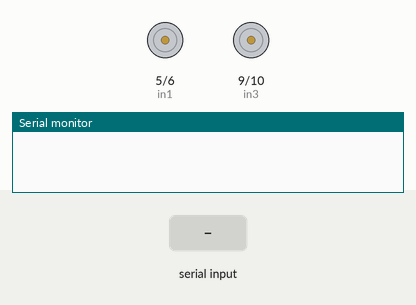
This sketch was run on a simulated Arduino Uno, built with avr-gcc and run on an emulated ATmega328P. Shown: motor-driver pin pairs drawn as motors (green arrow = first pin HIGH = forward, orange = second pin HIGH = backward, longer = more drive), the last lines printed to the serial monitor. The test bench sets the inputs (shaded band).

Above: at 1.4 s.
1.5 s: "f" received over the second serial link
At 1.9 s:
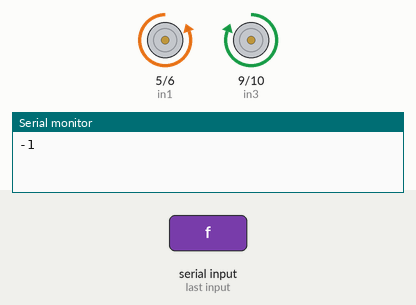
3.0 s: "b" received over the second serial link
At 4.2 s:
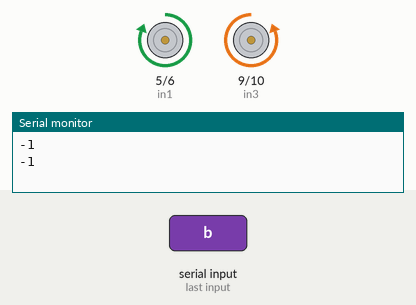
4.5 s: "l" received over the second serial link
At 5.4 s:
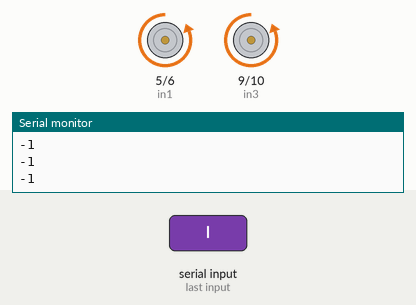
6.0 s: "r" received over the second serial link
At 6.6 s:
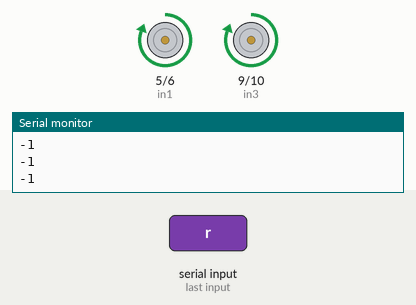
7.5 s: "s" received over the second serial link
At 7.8 s:
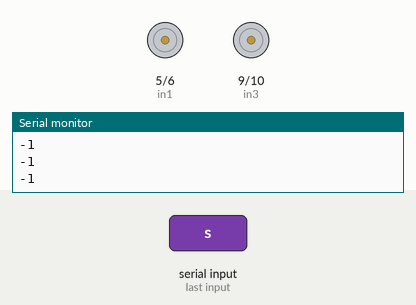
Timing chart, 0 to 10.0 s (numbered marks = the images above; inputs shaded):
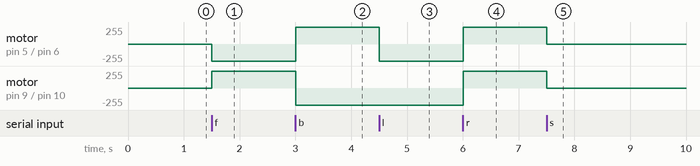

Measured:
- after the input at 1.5 s, motor on pin 5 (in1) / pin 6 (in2): stopped → backward 255/255 at once; motor on pin 9 (in3) / pin 10 (in4): stopped → forward 255/255 at once
- after the input at 3.0 s, motor on pin 5 (in1) / pin 6 (in2): backward 255/255 → forward 255/255 at once; motor on pin 9 (in3) / pin 10 (in4): forward 255/255 → backward 255/255 at once
- after the input at 4.5 s, motor on pin 5 (in1) / pin 6 (in2): forward 255/255 → backward 255/255 at once
- after the input at 6.0 s, motor on pin 5 (in1) / pin 6 (in2), motor on pin 9 (in3) / pin 10 (in4): backward 255/255 → forward 255/255 at once
- after the input at 7.5 s, motor on pin 5 (in1) / pin 6 (in2), motor on pin 9 (in3) / pin 10 (in4): forward 255/255 → stopped at once

The sketch:

Gesture_Controlled_Robot_Robot_Code.ino
```cpp
#include <SoftwareSerial.h>
SoftwareSerial BT_Serial(2, 3); // RX, TX

#define in1 5 //Motor1 L298 Pin in1
#define in2 6 //Motor1 L298 Pin in1
#define in3 9 //Motor2 L298 Pin in1
#define in4 10 //Motoe2 L298 Pin in1

char bt_data; //variable to receive data from the serial port
int Speed = 150; //Write the Duty Cycle 0 to 255 Enable Pins for Motor Speed

void setup() {
  // put your setup code here, to run once:

Serial.begin(115200); //start serial communicartiosn at 9600bps
BT_Serial.begin(38400);

pinMode(in1, OUTPUT); //declare as output for L298 Pin in1
pinMode(in2, OUTPUT); //declare as output for L298 Pin in2
pinMode(in3, OUTPUT); //declare as output for L298 Pin in3
pinMode(in4, OUTPUT); //declare as output for L298 Pin in4

delay(200);
}

void loop() {
  // put your main code here, to run repeatedly:
if(BT_Serial.available() > 0){
  //if some data is sent, reads it and saves in state
  bt_data = BT_Serial.read();
  Serial.println(BT_Serial.read());
}

if(bt_data == 'f'){ //makes DC motors move forwards
  forward(); Speed=180;}
else if(bt_data == 'b'){ //makes motors move backwards
  backward(); Speed=180;}
else if(bt_data == 'l'){ //makes motors move turn left
  turnLeft(); Speed=250;}
else if(bt_data == 'r'){ //makes motors turn right
  turnRight(); Speed=250;}
else if(bt_data == 's'){ //makes motors stop
  stop();}


delay(50);
}

void forward(){
  digitalWrite(in1, LOW); //Right Motor forward Pin
  digitalWrite(in2, HIGH); //Right Motor backward Pin
  digitalWrite(in3, HIGH); //Left Motor backward Pin
  digitalWrite(in4, LOW); //Left Motor forward Pin
}

void backward(){
  digitalWrite(in1, HIGH); //Right Motor forward Pin
  digitalWrite(in2, LOW); //Right Motor backward Pin
  digitalWrite(in3, LOW); //Left Motor backward Pin
  digitalWrite(in4, HIGH); //Left Motor forward Pin
}

void turnRight(){
  digitalWrite(in1, HIGH); //Right Motor forward Pin
  digitalWrite(in2, LOW); //Right Motor backward Pin
  digitalWrite(in3, HIGH); //Left Motor backward Pin
  digitalWrite(in4, LOW); //Left Motor forward Pin
}

void turnLeft(){
  digitalWrite(in1, LOW); //Right Motor forward Pin
  digitalWrite(in2, HIGH); //Right Motor backward Pin
  digitalWrite(in3, LOW); //Left Motor backward Pin
  digitalWrite(in4, HIGH); //Left Motor forward Pin
}

void stop(){
  digitalWrite(in1, LOW); //Right Motor forward Pin
  digitalWrite(in2, LOW); //Right Motor backward Pin
  digitalWrite(in3, LOW); //Left Motor backward Pin
  digitalWrite(in4, LOW); //Left Motor forward Pin
}
```
